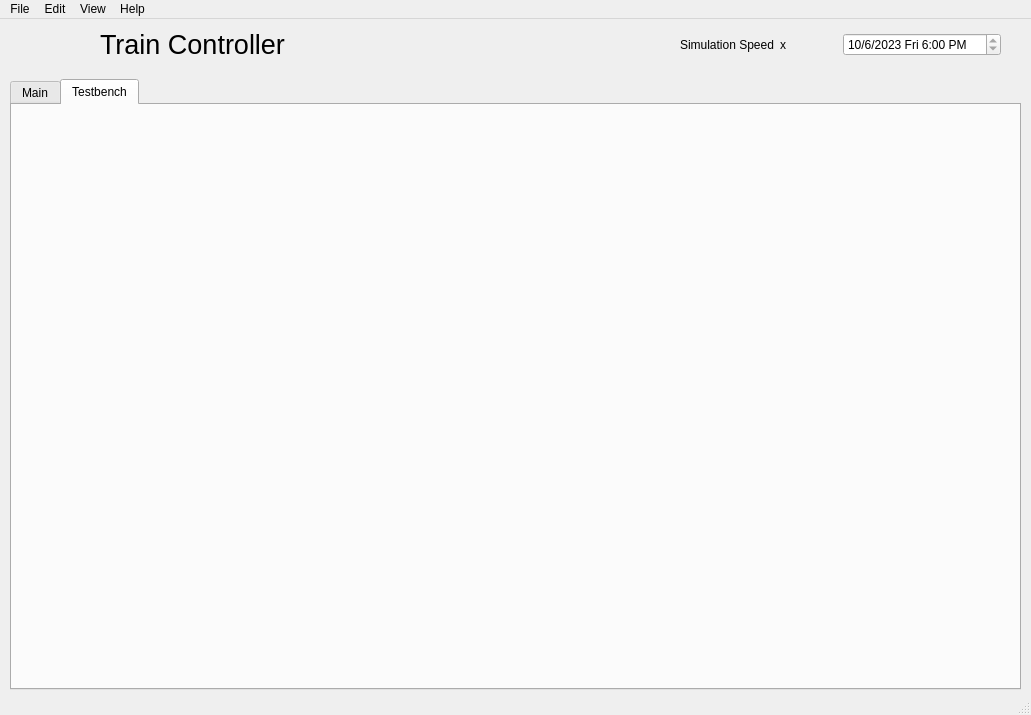
<?xml version="1.0" encoding="UTF-8"?>
<ui version="4.0">
 <class>MainWindow</class>
 <widget class="QMainWindow" name="MainWindow">
  <property name="geometry">
   <rect>
    <x>0</x>
    <y>0</y>
    <width>1031</width>
    <height>715</height>
   </rect>
  </property>
  <property name="windowTitle">
   <string>MainWindow</string>
  </property>
  <property name="autoFillBackground">
   <bool>true</bool>
  </property>
  <widget class="QWidget" name="centralwidget">
   <widget class="QWidget" name="horizontalLayoutWidget_2">
    <property name="geometry">
     <rect>
      <x>680</x>
      <y>10</y>
      <width>321</width>
      <height>31</height>
     </rect>
    </property>
    <layout class="QHBoxLayout" name="time_control">
     <item>
      <widget class="QLabel" name="simulation_speed_txt">
       <property name="text">
        <string>Simulation Speed</string>
       </property>
      </widget>
     </item>
     <item>
      <widget class="QLabel" name="simulation_speed_display">
       <property name="text">
        <string>x</string>
       </property>
      </widget>
     </item>
     <item>
      <spacer name="horizontalSpacer">
       <property name="orientation">
        <enum>Qt::Horizontal</enum>
       </property>
       <property name="sizeHint" stdset="0">
        <size>
         <width>40</width>
         <height>20</height>
        </size>
       </property>
      </spacer>
     </item>
     <item>
      <widget class="QDateTimeEdit" name="date_time_display">
       <property name="wrapping">
        <bool>false</bool>
       </property>
       <property name="readOnly">
        <bool>true</bool>
       </property>
       <property name="date">
        <date>
         <year>2023</year>
         <month>10</month>
         <day>6</day>
        </date>
       </property>
       <property name="time">
        <time>
         <hour>18</hour>
         <minute>0</minute>
         <second>0</second>
        </time>
       </property>
       <property name="displayFormat">
        <string>M/d/yyyy ddd h:mm AP</string>
       </property>
      </widget>
     </item>
    </layout>
   </widget>
   <widget class="QLabel" name="title_txt">
    <property name="geometry">
     <rect>
      <x>100</x>
      <y>0</y>
      <width>211</width>
      <height>51</height>
     </rect>
    </property>
    <property name="font">
     <font>
      <pointsize>20</pointsize>
     </font>
    </property>
    <property name="text">
     <string>Train Controller</string>
    </property>
   </widget>
   <widget class="QTabWidget" name="tabWidget">
    <property name="geometry">
     <rect>
      <x>10</x>
      <y>60</y>
      <width>1011</width>
      <height>611</height>
     </rect>
    </property>
    <property name="minimumSize">
     <size>
      <width>0</width>
      <height>0</height>
     </size>
    </property>
    <property name="currentIndex">
     <number>1</number>
    </property>
    <widget class="QWidget" name="main">
     <attribute name="title">
      <string>Main</string>
     </attribute>
     <widget class="QGroupBox" name="drive_ctrl_box">
      <property name="geometry">
       <rect>
        <x>20</x>
        <y>60</y>
        <width>461</width>
        <height>131</height>
       </rect>
      </property>
      <property name="title">
       <string>Driver Control</string>
      </property>
      <widget class="QLCDNumber" name="current_speed_display">
       <property name="geometry">
        <rect>
         <x>120</x>
         <y>30</y>
         <width>64</width>
         <height>23</height>
        </rect>
       </property>
      </widget>
      <widget class="QLCDNumber" name="input_speed_display">
       <property name="geometry">
        <rect>
         <x>350</x>
         <y>30</y>
         <width>64</width>
         <height>23</height>
        </rect>
       </property>
      </widget>
      <widget class="QLCDNumber" name="speed">
       <property name="geometry">
        <rect>
         <x>120</x>
         <y>90</y>
         <width>64</width>
         <height>23</height>
        </rect>
       </property>
      </widget>
      <widget class="QLCDNumber" name="suggested_speed_display">
       <property name="geometry">
        <rect>
         <x>350</x>
         <y>90</y>
         <width>64</width>
         <height>23</height>
        </rect>
       </property>
      </widget>
      <widget class="QSlider" name="input_speed_slider">
       <property name="geometry">
        <rect>
         <x>250</x>
         <y>60</y>
         <width>151</width>
         <height>22</height>
        </rect>
       </property>
       <property name="minimum">
        <number>1</number>
       </property>
       <property name="maximum">
        <number>24</number>
       </property>
       <property name="pageStep">
        <number>8</number>
       </property>
       <property name="sliderPosition">
        <number>1</number>
       </property>
       <property name="orientation">
        <enum>Qt::Horizontal</enum>
       </property>
       <property name="invertedAppearance">
        <bool>false</bool>
       </property>
       <property name="tickPosition">
        <enum>QSlider::TicksBelow</enum>
       </property>
       <property name="tickInterval">
        <number>3</number>
       </property>
      </widget>
      <widget class="QTextBrowser" name="current_speed_txt">
       <property name="geometry">
        <rect>
         <x>10</x>
         <y>30</y>
         <width>111</width>
         <height>27</height>
        </rect>
       </property>
       <property name="html">
        <string>&lt;!DOCTYPE HTML PUBLIC &quot;-//W3C//DTD HTML 4.0//EN&quot; &quot;http://www.w3.org/TR/REC-html40/strict.dtd&quot;&gt;
&lt;html&gt;&lt;head&gt;&lt;meta name=&quot;qrichtext&quot; content=&quot;1&quot; /&gt;&lt;style type=&quot;text/css&quot;&gt;
p, li { white-space: pre-wrap; }
&lt;/style&gt;&lt;/head&gt;&lt;body style=&quot; font-family:'MS Shell Dlg 2'; font-size:7.8pt; font-weight:400; font-style:normal;&quot;&gt;
&lt;p align=&quot;center&quot; style=&quot; margin-top:0px; margin-bottom:0px; margin-left:0px; margin-right:0px; -qt-block-indent:0; text-indent:0px;&quot;&gt;&lt;span style=&quot; font-size:10pt; font-weight:696;&quot;&gt;Current Speed&lt;/span&gt;&lt;/p&gt;&lt;/body&gt;&lt;/html&gt;</string>
       </property>
      </widget>
      <widget class="QTextBrowser" name="speed_limit_txt">
       <property name="geometry">
        <rect>
         <x>10</x>
         <y>90</y>
         <width>111</width>
         <height>26</height>
        </rect>
       </property>
       <property name="html">
        <string>&lt;!DOCTYPE HTML PUBLIC &quot;-//W3C//DTD HTML 4.0//EN&quot; &quot;http://www.w3.org/TR/REC-html40/strict.dtd&quot;&gt;
&lt;html&gt;&lt;head&gt;&lt;meta name=&quot;qrichtext&quot; content=&quot;1&quot; /&gt;&lt;style type=&quot;text/css&quot;&gt;
p, li { white-space: pre-wrap; }
&lt;/style&gt;&lt;/head&gt;&lt;body style=&quot; font-family:'MS Shell Dlg 2'; font-size:7.8pt; font-weight:400; font-style:normal;&quot;&gt;
&lt;p align=&quot;center&quot; style=&quot; margin-top:0px; margin-bottom:0px; margin-left:0px; margin-right:0px; -qt-block-indent:0; text-indent:0px;&quot;&gt;&lt;span style=&quot; font-size:10pt; font-weight:696;&quot;&gt;Speed Limit&lt;/span&gt;&lt;/p&gt;&lt;/body&gt;&lt;/html&gt;</string>
       </property>
      </widget>
      <widget class="QTextBrowser" name="input_speed_txt">
       <property name="geometry">
        <rect>
         <x>230</x>
         <y>30</y>
         <width>121</width>
         <height>27</height>
        </rect>
       </property>
       <property name="html">
        <string>&lt;!DOCTYPE HTML PUBLIC &quot;-//W3C//DTD HTML 4.0//EN&quot; &quot;http://www.w3.org/TR/REC-html40/strict.dtd&quot;&gt;
&lt;html&gt;&lt;head&gt;&lt;meta name=&quot;qrichtext&quot; content=&quot;1&quot; /&gt;&lt;style type=&quot;text/css&quot;&gt;
p, li { white-space: pre-wrap; }
&lt;/style&gt;&lt;/head&gt;&lt;body style=&quot; font-family:'MS Shell Dlg 2'; font-size:7.8pt; font-weight:400; font-style:normal;&quot;&gt;
&lt;p align=&quot;center&quot; style=&quot; margin-top:0px; margin-bottom:0px; margin-left:0px; margin-right:0px; -qt-block-indent:0; text-indent:0px;&quot;&gt;&lt;span style=&quot; font-size:10pt; font-weight:696;&quot;&gt;Input Speed&lt;/span&gt;&lt;/p&gt;&lt;/body&gt;&lt;/html&gt;</string>
       </property>
      </widget>
      <widget class="QTextBrowser" name="suggested_speed_txt">
       <property name="geometry">
        <rect>
         <x>230</x>
         <y>90</y>
         <width>121</width>
         <height>27</height>
        </rect>
       </property>
       <property name="html">
        <string>&lt;!DOCTYPE HTML PUBLIC &quot;-//W3C//DTD HTML 4.0//EN&quot; &quot;http://www.w3.org/TR/REC-html40/strict.dtd&quot;&gt;
&lt;html&gt;&lt;head&gt;&lt;meta name=&quot;qrichtext&quot; content=&quot;1&quot; /&gt;&lt;style type=&quot;text/css&quot;&gt;
p, li { white-space: pre-wrap; }
&lt;/style&gt;&lt;/head&gt;&lt;body style=&quot; font-family:'MS Shell Dlg 2'; font-size:7.8pt; font-weight:400; font-style:normal;&quot;&gt;
&lt;p align=&quot;center&quot; style=&quot; margin-top:0px; margin-bottom:0px; margin-left:0px; margin-right:0px; -qt-block-indent:0; text-indent:0px;&quot;&gt;&lt;span style=&quot; font-size:9pt; font-weight:696;&quot;&gt;Suggested Speed&lt;/span&gt;&lt;/p&gt;&lt;/body&gt;&lt;/html&gt;</string>
       </property>
      </widget>
      <widget class="QLabel" name="mph_txt_3">
       <property name="geometry">
        <rect>
         <x>190</x>
         <y>90</y>
         <width>31</width>
         <height>21</height>
        </rect>
       </property>
       <property name="font">
        <font>
         <pointsize>11</pointsize>
        </font>
       </property>
       <property name="text">
        <string>mph</string>
       </property>
      </widget>
      <widget class="QLabel" name="mph_txt_1">
       <property name="geometry">
        <rect>
         <x>190</x>
         <y>30</y>
         <width>31</width>
         <height>21</height>
        </rect>
       </property>
       <property name="font">
        <font>
         <pointsize>11</pointsize>
        </font>
       </property>
       <property name="text">
        <string>mph</string>
       </property>
      </widget>
      <widget class="QLabel" name="mph_txt_4">
       <property name="geometry">
        <rect>
         <x>420</x>
         <y>90</y>
         <width>31</width>
         <height>21</height>
        </rect>
       </property>
       <property name="font">
        <font>
         <pointsize>11</pointsize>
        </font>
       </property>
       <property name="text">
        <string>mph</string>
       </property>
      </widget>
      <widget class="QLabel" name="mph_txt_2">
       <property name="geometry">
        <rect>
         <x>420</x>
         <y>30</y>
         <width>31</width>
         <height>21</height>
        </rect>
       </property>
       <property name="font">
        <font>
         <pointsize>11</pointsize>
        </font>
       </property>
       <property name="text">
        <string>mph</string>
       </property>
      </widget>
     </widget>
     <widget class="QGroupBox" name="brake_box">
      <property name="geometry">
       <rect>
        <x>500</x>
        <y>300</y>
        <width>491</width>
        <height>271</height>
       </rect>
      </property>
      <property name="title">
       <string>Brakes</string>
      </property>
      <widget class="QPushButton" name="e_brake_button">
       <property name="geometry">
        <rect>
         <x>10</x>
         <y>110</y>
         <width>431</width>
         <height>71</height>
        </rect>
       </property>
       <property name="font">
        <font>
         <pointsize>27</pointsize>
         <weight>75</weight>
         <bold>true</bold>
         <underline>false</underline>
         <strikeout>false</strikeout>
         <kerning>true</kerning>
        </font>
       </property>
       <property name="autoFillBackground">
        <bool>true</bool>
       </property>
       <property name="text">
        <string>Emergency Brake</string>
       </property>
      </widget>
      <widget class="QTextBrowser" name="s_brake_txt_2">
       <property name="geometry">
        <rect>
         <x>10</x>
         <y>190</y>
         <width>431</width>
         <height>41</height>
        </rect>
       </property>
       <property name="font">
        <font>
         <pointsize>6</pointsize>
        </font>
       </property>
       <property name="html">
        <string>&lt;!DOCTYPE HTML PUBLIC &quot;-//W3C//DTD HTML 4.0//EN&quot; &quot;http://www.w3.org/TR/REC-html40/strict.dtd&quot;&gt;
&lt;html&gt;&lt;head&gt;&lt;meta name=&quot;qrichtext&quot; content=&quot;1&quot; /&gt;&lt;style type=&quot;text/css&quot;&gt;
p, li { white-space: pre-wrap; }
&lt;/style&gt;&lt;/head&gt;&lt;body style=&quot; font-family:'MS Shell Dlg 2'; font-size:6pt; font-weight:400; font-style:normal;&quot;&gt;
&lt;p align=&quot;center&quot; style=&quot; margin-top:0px; margin-bottom:0px; margin-left:0px; margin-right:0px; -qt-block-indent:0; text-indent:0px;&quot;&gt;&lt;span style=&quot; font-size:18pt; font-weight:600; color:#ffaa00;&quot;&gt;Service Brake&lt;/span&gt;&lt;/p&gt;&lt;/body&gt;&lt;/html&gt;</string>
       </property>
      </widget>
      <widget class="QGroupBox" name="engage_box">
       <property name="geometry">
        <rect>
         <x>10</x>
         <y>20</y>
         <width>431</width>
         <height>91</height>
        </rect>
       </property>
       <property name="title">
        <string>Engagement</string>
       </property>
       <widget class="QTextBrowser" name="s_brake_txt">
        <property name="geometry">
         <rect>
          <x>10</x>
          <y>53</y>
          <width>229</width>
          <height>26</height>
         </rect>
        </property>
        <property name="html">
         <string>&lt;!DOCTYPE HTML PUBLIC &quot;-//W3C//DTD HTML 4.0//EN&quot; &quot;http://www.w3.org/TR/REC-html40/strict.dtd&quot;&gt;
&lt;html&gt;&lt;head&gt;&lt;meta name=&quot;qrichtext&quot; content=&quot;1&quot; /&gt;&lt;style type=&quot;text/css&quot;&gt;
p, li { white-space: pre-wrap; }
&lt;/style&gt;&lt;/head&gt;&lt;body style=&quot; font-family:'MS Shell Dlg 2'; font-size:7.8pt; font-weight:400; font-style:normal;&quot;&gt;
&lt;p align=&quot;center&quot; style=&quot; margin-top:0px; margin-bottom:0px; margin-left:0px; margin-right:0px; -qt-block-indent:0; text-indent:0px;&quot;&gt;&lt;span style=&quot; font-size:10pt; font-weight:696;&quot;&gt;Serivice Brake&lt;/span&gt;&lt;/p&gt;&lt;/body&gt;&lt;/html&gt;</string>
        </property>
       </widget>
       <widget class="QTextBrowser" name="e_brake_txt">
        <property name="geometry">
         <rect>
          <x>10</x>
          <y>20</y>
          <width>229</width>
          <height>27</height>
         </rect>
        </property>
        <property name="html">
         <string>&lt;!DOCTYPE HTML PUBLIC &quot;-//W3C//DTD HTML 4.0//EN&quot; &quot;http://www.w3.org/TR/REC-html40/strict.dtd&quot;&gt;
&lt;html&gt;&lt;head&gt;&lt;meta name=&quot;qrichtext&quot; content=&quot;1&quot; /&gt;&lt;style type=&quot;text/css&quot;&gt;
p, li { white-space: pre-wrap; }
&lt;/style&gt;&lt;/head&gt;&lt;body style=&quot; font-family:'MS Shell Dlg 2'; font-size:7.8pt; font-weight:400; font-style:normal;&quot;&gt;
&lt;p align=&quot;center&quot; style=&quot; margin-top:0px; margin-bottom:0px; margin-left:0px; margin-right:0px; -qt-block-indent:0; text-indent:0px;&quot;&gt;&lt;span style=&quot; font-size:9pt; font-weight:696;&quot;&gt;Emergency Brake&lt;/span&gt;&lt;/p&gt;&lt;/body&gt;&lt;/html&gt;</string>
        </property>
       </widget>
       <widget class="QLabel" name="s_label_display">
        <property name="geometry">
         <rect>
          <x>280</x>
          <y>50</y>
          <width>87</width>
          <height>21</height>
         </rect>
        </property>
        <property name="font">
         <font>
          <pointsize>12</pointsize>
         </font>
        </property>
        <property name="text">
         <string>Disengaged</string>
        </property>
       </widget>
       <widget class="QLabel" name="e_label_display">
        <property name="geometry">
         <rect>
          <x>280</x>
          <y>23</y>
          <width>87</width>
          <height>20</height>
         </rect>
        </property>
        <property name="font">
         <font>
          <pointsize>12</pointsize>
         </font>
        </property>
        <property name="text">
         <string>Disengaged</string>
        </property>
       </widget>
      </widget>
      <widget class="QSlider" name="s_slider">
       <property name="geometry">
        <rect>
         <x>40</x>
         <y>240</y>
         <width>371</width>
         <height>22</height>
        </rect>
       </property>
       <property name="minimum">
        <number>1</number>
       </property>
       <property name="maximum">
        <number>24</number>
       </property>
       <property name="pageStep">
        <number>8</number>
       </property>
       <property name="sliderPosition">
        <number>1</number>
       </property>
       <property name="orientation">
        <enum>Qt::Horizontal</enum>
       </property>
       <property name="invertedAppearance">
        <bool>false</bool>
       </property>
       <property name="tickPosition">
        <enum>QSlider::TicksBelow</enum>
       </property>
       <property name="tickInterval">
        <number>3</number>
       </property>
      </widget>
     </widget>
     <widget class="QGroupBox" name="engineer_box">
      <property name="geometry">
       <rect>
        <x>750</x>
        <y>60</y>
        <width>241</width>
        <height>231</height>
       </rect>
      </property>
      <property name="title">
       <string>Engineer Control</string>
      </property>
      <widget class="QLCDNumber" name="used_power_display">
       <property name="geometry">
        <rect>
         <x>160</x>
         <y>20</y>
         <width>64</width>
         <height>23</height>
        </rect>
       </property>
      </widget>
      <widget class="QTextBrowser" name="used_power_txt">
       <property name="geometry">
        <rect>
         <x>10</x>
         <y>20</y>
         <width>101</width>
         <height>31</height>
        </rect>
       </property>
       <property name="html">
        <string>&lt;!DOCTYPE HTML PUBLIC &quot;-//W3C//DTD HTML 4.0//EN&quot; &quot;http://www.w3.org/TR/REC-html40/strict.dtd&quot;&gt;
&lt;html&gt;&lt;head&gt;&lt;meta name=&quot;qrichtext&quot; content=&quot;1&quot; /&gt;&lt;style type=&quot;text/css&quot;&gt;
p, li { white-space: pre-wrap; }
&lt;/style&gt;&lt;/head&gt;&lt;body style=&quot; font-family:'MS Shell Dlg 2'; font-size:7.8pt; font-weight:400; font-style:normal;&quot;&gt;
&lt;p align=&quot;center&quot; style=&quot; margin-top:0px; margin-bottom:0px; margin-left:0px; margin-right:0px; -qt-block-indent:0; text-indent:0px;&quot;&gt;&lt;span style=&quot; font-size:11pt; font-weight:696;&quot;&gt;Used Power&lt;/span&gt;&lt;/p&gt;&lt;/body&gt;&lt;/html&gt;</string>
       </property>
      </widget>
      <widget class="QTextBrowser" name="kp_txt">
       <property name="geometry">
        <rect>
         <x>10</x>
         <y>100</y>
         <width>101</width>
         <height>31</height>
        </rect>
       </property>
       <property name="html">
        <string>&lt;!DOCTYPE HTML PUBLIC &quot;-//W3C//DTD HTML 4.0//EN&quot; &quot;http://www.w3.org/TR/REC-html40/strict.dtd&quot;&gt;
&lt;html&gt;&lt;head&gt;&lt;meta name=&quot;qrichtext&quot; content=&quot;1&quot; /&gt;&lt;style type=&quot;text/css&quot;&gt;
p, li { white-space: pre-wrap; }
&lt;/style&gt;&lt;/head&gt;&lt;body style=&quot; font-family:'MS Shell Dlg 2'; font-size:7.8pt; font-weight:400; font-style:normal;&quot;&gt;
&lt;p align=&quot;center&quot; style=&quot; margin-top:0px; margin-bottom:0px; margin-left:0px; margin-right:0px; -qt-block-indent:0; text-indent:0px;&quot;&gt;&lt;span style=&quot; font-size:12pt; font-weight:696;&quot;&gt;Kp&lt;/span&gt;&lt;/p&gt;&lt;/body&gt;&lt;/html&gt;</string>
       </property>
      </widget>
      <widget class="QLCDNumber" name="kp_display">
       <property name="geometry">
        <rect>
         <x>160</x>
         <y>100</y>
         <width>64</width>
         <height>23</height>
        </rect>
       </property>
      </widget>
      <widget class="QLCDNumber" name="ki_display">
       <property name="geometry">
        <rect>
         <x>160</x>
         <y>170</y>
         <width>64</width>
         <height>23</height>
        </rect>
       </property>
      </widget>
      <widget class="QSlider" name="ki_slider">
       <property name="geometry">
        <rect>
         <x>50</x>
         <y>200</y>
         <width>151</width>
         <height>22</height>
        </rect>
       </property>
       <property name="minimum">
        <number>1</number>
       </property>
       <property name="maximum">
        <number>24</number>
       </property>
       <property name="pageStep">
        <number>8</number>
       </property>
       <property name="sliderPosition">
        <number>1</number>
       </property>
       <property name="orientation">
        <enum>Qt::Horizontal</enum>
       </property>
       <property name="invertedAppearance">
        <bool>false</bool>
       </property>
       <property name="tickPosition">
        <enum>QSlider::TicksBelow</enum>
       </property>
       <property name="tickInterval">
        <number>3</number>
       </property>
      </widget>
      <widget class="QSlider" name="kp_slider">
       <property name="geometry">
        <rect>
         <x>50</x>
         <y>140</y>
         <width>151</width>
         <height>22</height>
        </rect>
       </property>
       <property name="minimum">
        <number>1</number>
       </property>
       <property name="maximum">
        <number>24</number>
       </property>
       <property name="pageStep">
        <number>8</number>
       </property>
       <property name="sliderPosition">
        <number>1</number>
       </property>
       <property name="orientation">
        <enum>Qt::Horizontal</enum>
       </property>
       <property name="invertedAppearance">
        <bool>false</bool>
       </property>
       <property name="tickPosition">
        <enum>QSlider::TicksBelow</enum>
       </property>
       <property name="tickInterval">
        <number>3</number>
       </property>
      </widget>
      <widget class="QTextBrowser" name="ki_txt_2">
       <property name="geometry">
        <rect>
         <x>10</x>
         <y>170</y>
         <width>101</width>
         <height>31</height>
        </rect>
       </property>
       <property name="html">
        <string>&lt;!DOCTYPE HTML PUBLIC &quot;-//W3C//DTD HTML 4.0//EN&quot; &quot;http://www.w3.org/TR/REC-html40/strict.dtd&quot;&gt;
&lt;html&gt;&lt;head&gt;&lt;meta name=&quot;qrichtext&quot; content=&quot;1&quot; /&gt;&lt;style type=&quot;text/css&quot;&gt;
p, li { white-space: pre-wrap; }
&lt;/style&gt;&lt;/head&gt;&lt;body style=&quot; font-family:'MS Shell Dlg 2'; font-size:7.8pt; font-weight:400; font-style:normal;&quot;&gt;
&lt;p align=&quot;center&quot; style=&quot; margin-top:0px; margin-bottom:0px; margin-left:0px; margin-right:0px; -qt-block-indent:0; text-indent:0px;&quot;&gt;&lt;span style=&quot; font-size:12pt; font-weight:696;&quot;&gt;Ki&lt;/span&gt;&lt;/p&gt;&lt;/body&gt;&lt;/html&gt;</string>
       </property>
      </widget>
      <widget class="QTextBrowser" name="power_txt">
       <property name="geometry">
        <rect>
         <x>10</x>
         <y>60</y>
         <width>101</width>
         <height>31</height>
        </rect>
       </property>
       <property name="html">
        <string>&lt;!DOCTYPE HTML PUBLIC &quot;-//W3C//DTD HTML 4.0//EN&quot; &quot;http://www.w3.org/TR/REC-html40/strict.dtd&quot;&gt;
&lt;html&gt;&lt;head&gt;&lt;meta name=&quot;qrichtext&quot; content=&quot;1&quot; /&gt;&lt;style type=&quot;text/css&quot;&gt;
p, li { white-space: pre-wrap; }
&lt;/style&gt;&lt;/head&gt;&lt;body style=&quot; font-family:'MS Shell Dlg 2'; font-size:7.8pt; font-weight:400; font-style:normal;&quot;&gt;
&lt;p align=&quot;center&quot; style=&quot; margin-top:0px; margin-bottom:0px; margin-left:0px; margin-right:0px; -qt-block-indent:0; text-indent:0px;&quot;&gt;&lt;span style=&quot; font-size:11pt; font-weight:696;&quot;&gt;Power Level&lt;/span&gt;&lt;/p&gt;&lt;/body&gt;&lt;/html&gt;</string>
       </property>
      </widget>
      <widget class="QLCDNumber" name="power_display">
       <property name="geometry">
        <rect>
         <x>160</x>
         <y>60</y>
         <width>64</width>
         <height>23</height>
        </rect>
       </property>
      </widget>
     </widget>
     <widget class="QGroupBox" name="door_box">
      <property name="geometry">
       <rect>
        <x>20</x>
        <y>370</y>
        <width>231</width>
        <height>91</height>
       </rect>
      </property>
      <property name="title">
       <string>Doors</string>
      </property>
      <widget class="QTextBrowser" name="right_txt">
       <property name="geometry">
        <rect>
         <x>10</x>
         <y>50</y>
         <width>77</width>
         <height>25</height>
        </rect>
       </property>
       <property name="html">
        <string>&lt;!DOCTYPE HTML PUBLIC &quot;-//W3C//DTD HTML 4.0//EN&quot; &quot;http://www.w3.org/TR/REC-html40/strict.dtd&quot;&gt;
&lt;html&gt;&lt;head&gt;&lt;meta name=&quot;qrichtext&quot; content=&quot;1&quot; /&gt;&lt;style type=&quot;text/css&quot;&gt;
p, li { white-space: pre-wrap; }
&lt;/style&gt;&lt;/head&gt;&lt;body style=&quot; font-family:'MS Shell Dlg 2'; font-size:7.8pt; font-weight:400; font-style:normal;&quot;&gt;
&lt;p align=&quot;center&quot; style=&quot; margin-top:0px; margin-bottom:0px; margin-left:0px; margin-right:0px; -qt-block-indent:0; text-indent:0px;&quot;&gt;&lt;span style=&quot; font-size:8.25pt; font-weight:696;&quot;&gt;Right&lt;/span&gt;&lt;/p&gt;&lt;/body&gt;&lt;/html&gt;</string>
       </property>
      </widget>
      <widget class="QTextBrowser" name="left_txt">
       <property name="geometry">
        <rect>
         <x>10</x>
         <y>20</y>
         <width>77</width>
         <height>26</height>
        </rect>
       </property>
       <property name="font">
        <font>
         <pointsize>11</pointsize>
         <weight>75</weight>
         <bold>true</bold>
        </font>
       </property>
       <property name="html">
        <string>&lt;!DOCTYPE HTML PUBLIC &quot;-//W3C//DTD HTML 4.0//EN&quot; &quot;http://www.w3.org/TR/REC-html40/strict.dtd&quot;&gt;
&lt;html&gt;&lt;head&gt;&lt;meta name=&quot;qrichtext&quot; content=&quot;1&quot; /&gt;&lt;style type=&quot;text/css&quot;&gt;
p, li { white-space: pre-wrap; }
&lt;/style&gt;&lt;/head&gt;&lt;body style=&quot; font-family:'MS Shell Dlg 2'; font-size:11pt; font-weight:600; font-style:normal;&quot;&gt;
&lt;p align=&quot;center&quot; style=&quot; margin-top:0px; margin-bottom:0px; margin-left:0px; margin-right:0px; -qt-block-indent:0; text-indent:0px;&quot;&gt;&lt;span style=&quot; font-family:'Segoe UI'; font-size:9pt; font-weight:696;&quot;&gt;Left&lt;/span&gt;&lt;/p&gt;&lt;/body&gt;&lt;/html&gt;</string>
       </property>
      </widget>
      <widget class="QPushButton" name="left_button">
       <property name="geometry">
        <rect>
         <x>120</x>
         <y>20</y>
         <width>107</width>
         <height>24</height>
        </rect>
       </property>
       <property name="text">
        <string>Open</string>
       </property>
      </widget>
      <widget class="QPushButton" name="right_button">
       <property name="geometry">
        <rect>
         <x>120</x>
         <y>51</y>
         <width>107</width>
         <height>24</height>
        </rect>
       </property>
       <property name="text">
        <string>Open</string>
       </property>
      </widget>
     </widget>
     <widget class="QGroupBox" name="light_box">
      <property name="geometry">
       <rect>
        <x>20</x>
        <y>460</y>
        <width>231</width>
        <height>111</height>
       </rect>
      </property>
      <property name="title">
       <string>Lights</string>
      </property>
      <widget class="QPushButton" name="interior_button">
       <property name="geometry">
        <rect>
         <x>120</x>
         <y>19</y>
         <width>107</width>
         <height>24</height>
        </rect>
       </property>
       <property name="text">
        <string>On</string>
       </property>
      </widget>
      <widget class="QPushButton" name="exterior_button">
       <property name="geometry">
        <rect>
         <x>120</x>
         <y>50</y>
         <width>107</width>
         <height>24</height>
        </rect>
       </property>
       <property name="text">
        <string>On</string>
       </property>
      </widget>
      <widget class="QCheckBox" name="tunnel_display">
       <property name="geometry">
        <rect>
         <x>40</x>
         <y>80</y>
         <width>111</width>
         <height>21</height>
        </rect>
       </property>
       <property name="font">
        <font>
         <pointsize>12</pointsize>
        </font>
       </property>
       <property name="text">
        <string>Tunnel</string>
       </property>
      </widget>
     </widget>
     <widget class="QGroupBox" name="fault_box">
      <property name="geometry">
       <rect>
        <x>500</x>
        <y>60</y>
        <width>241</width>
        <height>231</height>
       </rect>
      </property>
      <property name="title">
       <string>Faults</string>
      </property>
      <widget class="QTextBrowser" name="signal_txt">
       <property name="geometry">
        <rect>
         <x>20</x>
         <y>30</y>
         <width>111</width>
         <height>52</height>
        </rect>
       </property>
       <property name="html">
        <string>&lt;!DOCTYPE HTML PUBLIC &quot;-//W3C//DTD HTML 4.0//EN&quot; &quot;http://www.w3.org/TR/REC-html40/strict.dtd&quot;&gt;
&lt;html&gt;&lt;head&gt;&lt;meta name=&quot;qrichtext&quot; content=&quot;1&quot; /&gt;&lt;style type=&quot;text/css&quot;&gt;
p, li { white-space: pre-wrap; }
&lt;/style&gt;&lt;/head&gt;&lt;body style=&quot; font-family:'MS Shell Dlg 2'; font-size:7.8pt; font-weight:400; font-style:normal;&quot;&gt;
&lt;p align=&quot;center&quot; style=&quot; margin-top:0px; margin-bottom:0px; margin-left:0px; margin-right:0px; -qt-block-indent:0; text-indent:0px;&quot;&gt;&lt;span style=&quot; font-size:12pt; font-weight:600;&quot;&gt;Signal Pick Up Failure&lt;/span&gt;&lt;/p&gt;&lt;/body&gt;&lt;/html&gt;</string>
       </property>
      </widget>
      <widget class="QTextBrowser" name="engine_txt">
       <property name="geometry">
        <rect>
         <x>20</x>
         <y>100</y>
         <width>111</width>
         <height>52</height>
        </rect>
       </property>
       <property name="html">
        <string>&lt;!DOCTYPE HTML PUBLIC &quot;-//W3C//DTD HTML 4.0//EN&quot; &quot;http://www.w3.org/TR/REC-html40/strict.dtd&quot;&gt;
&lt;html&gt;&lt;head&gt;&lt;meta name=&quot;qrichtext&quot; content=&quot;1&quot; /&gt;&lt;style type=&quot;text/css&quot;&gt;
p, li { white-space: pre-wrap; }
&lt;/style&gt;&lt;/head&gt;&lt;body style=&quot; font-family:'MS Shell Dlg 2'; font-size:7.8pt; font-weight:400; font-style:normal;&quot;&gt;
&lt;p align=&quot;center&quot; style=&quot; margin-top:0px; margin-bottom:0px; margin-left:0px; margin-right:0px; -qt-block-indent:0; text-indent:0px;&quot;&gt;&lt;span style=&quot; font-size:11pt; font-weight:600;&quot;&gt;Train Engine Failure&lt;/span&gt;&lt;/p&gt;&lt;/body&gt;&lt;/html&gt;</string>
       </property>
      </widget>
      <widget class="QTextBrowser" name="brake_fail_txt">
       <property name="geometry">
        <rect>
         <x>20</x>
         <y>170</y>
         <width>111</width>
         <height>52</height>
        </rect>
       </property>
       <property name="html">
        <string>&lt;!DOCTYPE HTML PUBLIC &quot;-//W3C//DTD HTML 4.0//EN&quot; &quot;http://www.w3.org/TR/REC-html40/strict.dtd&quot;&gt;
&lt;html&gt;&lt;head&gt;&lt;meta name=&quot;qrichtext&quot; content=&quot;1&quot; /&gt;&lt;style type=&quot;text/css&quot;&gt;
p, li { white-space: pre-wrap; }
&lt;/style&gt;&lt;/head&gt;&lt;body style=&quot; font-family:'MS Shell Dlg 2'; font-size:7.8pt; font-weight:400; font-style:normal;&quot;&gt;
&lt;p align=&quot;center&quot; style=&quot;-qt-paragraph-type:empty; margin-top:0px; margin-bottom:0px; margin-left:0px; margin-right:0px; -qt-block-indent:0; text-indent:0px; font-size:8.25pt;&quot;&gt;&lt;br /&gt;&lt;/p&gt;
&lt;p align=&quot;center&quot; style=&quot; margin-top:0px; margin-bottom:0px; margin-left:0px; margin-right:0px; -qt-block-indent:0; text-indent:0px;&quot;&gt;&lt;span style=&quot; font-size:11pt; font-weight:600;&quot;&gt;Brake Failure&lt;/span&gt;&lt;/p&gt;&lt;/body&gt;&lt;/html&gt;</string>
       </property>
      </widget>
      <widget class="QLabel" name="signal_display">
       <property name="geometry">
        <rect>
         <x>160</x>
         <y>33</y>
         <width>57</width>
         <height>45</height>
        </rect>
       </property>
       <property name="font">
        <font>
         <pointsize>12</pointsize>
        </font>
       </property>
       <property name="text">
        <string>Good</string>
       </property>
      </widget>
      <widget class="QLabel" name="engine_display">
       <property name="geometry">
        <rect>
         <x>160</x>
         <y>100</y>
         <width>57</width>
         <height>45</height>
        </rect>
       </property>
       <property name="font">
        <font>
         <pointsize>12</pointsize>
        </font>
       </property>
       <property name="text">
        <string>Good</string>
       </property>
      </widget>
      <widget class="QLabel" name="brake_fault_display">
       <property name="geometry">
        <rect>
         <x>160</x>
         <y>170</y>
         <width>57</width>
         <height>45</height>
        </rect>
       </property>
       <property name="font">
        <font>
         <pointsize>12</pointsize>
        </font>
       </property>
       <property name="text">
        <string>Good</string>
       </property>
      </widget>
     </widget>
     <widget class="QTextBrowser" name="id_txt">
      <property name="geometry">
       <rect>
        <x>20</x>
        <y>20</y>
        <width>77</width>
        <height>31</height>
       </rect>
      </property>
      <property name="html">
       <string>&lt;!DOCTYPE HTML PUBLIC &quot;-//W3C//DTD HTML 4.0//EN&quot; &quot;http://www.w3.org/TR/REC-html40/strict.dtd&quot;&gt;
&lt;html&gt;&lt;head&gt;&lt;meta name=&quot;qrichtext&quot; content=&quot;1&quot; /&gt;&lt;style type=&quot;text/css&quot;&gt;
p, li { white-space: pre-wrap; }
&lt;/style&gt;&lt;/head&gt;&lt;body style=&quot; font-family:'MS Shell Dlg 2'; font-size:7.8pt; font-weight:400; font-style:normal;&quot;&gt;
&lt;p align=&quot;center&quot; style=&quot; margin-top:0px; margin-bottom:0px; margin-left:0px; margin-right:0px; -qt-block-indent:0; text-indent:0px;&quot;&gt;&lt;span style=&quot; font-family:'Segoe UI'; font-size:9pt; font-weight:696;&quot;&gt;Train ID&lt;/span&gt;&lt;/p&gt;&lt;/body&gt;&lt;/html&gt;</string>
      </property>
     </widget>
     <widget class="QScrollArea" name="id_display">
      <property name="geometry">
       <rect>
        <x>110</x>
        <y>20</y>
        <width>101</width>
        <height>31</height>
       </rect>
      </property>
      <property name="widgetResizable">
       <bool>true</bool>
      </property>
      <widget class="QWidget" name="scrollAreaWidgetContents">
       <property name="geometry">
        <rect>
         <x>0</x>
         <y>0</y>
         <width>99</width>
         <height>29</height>
        </rect>
       </property>
      </widget>
     </widget>
     <widget class="QGroupBox" name="station_box">
      <property name="geometry">
       <rect>
        <x>20</x>
        <y>200</y>
        <width>461</width>
        <height>151</height>
       </rect>
      </property>
      <property name="title">
       <string>Station Control</string>
      </property>
      <widget class="QLCDNumber" name="authority_display">
       <property name="geometry">
        <rect>
         <x>160</x>
         <y>30</y>
         <width>64</width>
         <height>23</height>
        </rect>
       </property>
      </widget>
      <widget class="QLabel" name="station_display">
       <property name="geometry">
        <rect>
         <x>10</x>
         <y>100</y>
         <width>241</width>
         <height>41</height>
        </rect>
       </property>
       <property name="font">
        <font>
         <pointsize>12</pointsize>
        </font>
       </property>
       <property name="styleSheet">
        <string notr="true"/>
       </property>
       <property name="text">
        <string>Pennsylvanian</string>
       </property>
      </widget>
      <widget class="QTextBrowser" name="location_txt">
       <property name="geometry">
        <rect>
         <x>10</x>
         <y>60</y>
         <width>241</width>
         <height>35</height>
        </rect>
       </property>
       <property name="html">
        <string>&lt;!DOCTYPE HTML PUBLIC &quot;-//W3C//DTD HTML 4.0//EN&quot; &quot;http://www.w3.org/TR/REC-html40/strict.dtd&quot;&gt;
&lt;html&gt;&lt;head&gt;&lt;meta name=&quot;qrichtext&quot; content=&quot;1&quot; /&gt;&lt;style type=&quot;text/css&quot;&gt;
p, li { white-space: pre-wrap; }
&lt;/style&gt;&lt;/head&gt;&lt;body style=&quot; font-family:'MS Shell Dlg 2'; font-size:7.8pt; font-weight:400; font-style:normal;&quot;&gt;
&lt;p align=&quot;center&quot; style=&quot; margin-top:0px; margin-bottom:0px; margin-left:0px; margin-right:0px; -qt-block-indent:0; text-indent:0px;&quot;&gt;&lt;span style=&quot; font-family:'Segoe UI'; font-size:14pt; font-weight:696;&quot;&gt;Station&lt;/span&gt;&lt;/p&gt;&lt;/body&gt;&lt;/html&gt;</string>
       </property>
      </widget>
      <widget class="QTextBrowser" name="authority_txt">
       <property name="geometry">
        <rect>
         <x>10</x>
         <y>18</y>
         <width>127</width>
         <height>36</height>
        </rect>
       </property>
       <property name="html">
        <string>&lt;!DOCTYPE HTML PUBLIC &quot;-//W3C//DTD HTML 4.0//EN&quot; &quot;http://www.w3.org/TR/REC-html40/strict.dtd&quot;&gt;
&lt;html&gt;&lt;head&gt;&lt;meta name=&quot;qrichtext&quot; content=&quot;1&quot; /&gt;&lt;style type=&quot;text/css&quot;&gt;
p, li { white-space: pre-wrap; }
&lt;/style&gt;&lt;/head&gt;&lt;body style=&quot; font-family:'MS Shell Dlg 2'; font-size:7.8pt; font-weight:400; font-style:normal;&quot;&gt;
&lt;p align=&quot;center&quot; style=&quot; margin-top:0px; margin-bottom:0px; margin-left:0px; margin-right:0px; -qt-block-indent:0; text-indent:0px;&quot;&gt;&lt;span style=&quot; font-family:'Segoe UI'; font-size:12pt; font-weight:696;&quot;&gt;Authority&lt;/span&gt;&lt;/p&gt;&lt;/body&gt;&lt;/html&gt;</string>
       </property>
      </widget>
      <widget class="QPushButton" name="station_button">
       <property name="geometry">
        <rect>
         <x>260</x>
         <y>70</y>
         <width>191</width>
         <height>71</height>
        </rect>
       </property>
       <property name="font">
        <font>
         <pointsize>12</pointsize>
         <weight>75</weight>
         <bold>true</bold>
        </font>
       </property>
       <property name="text">
        <string>Announce Stop</string>
       </property>
      </widget>
      <widget class="QLabel" name="ft_txt">
       <property name="geometry">
        <rect>
         <x>240</x>
         <y>30</y>
         <width>31</width>
         <height>21</height>
        </rect>
       </property>
       <property name="font">
        <font>
         <pointsize>11</pointsize>
        </font>
       </property>
       <property name="text">
        <string>ft</string>
       </property>
      </widget>
      <widget class="QGroupBox" name="stop_box">
       <property name="geometry">
        <rect>
         <x>260</x>
         <y>10</y>
         <width>191</width>
         <height>51</height>
        </rect>
       </property>
       <property name="title">
        <string>Output Station</string>
       </property>
       <widget class="QLabel" name="output_stop_display">
        <property name="geometry">
         <rect>
          <x>10</x>
          <y>10</y>
          <width>171</width>
          <height>31</height>
         </rect>
        </property>
        <property name="font">
         <font>
          <pointsize>10</pointsize>
         </font>
        </property>
        <property name="styleSheet">
         <string notr="true"/>
        </property>
        <property name="text">
         <string>Pennsylvanian</string>
        </property>
       </widget>
      </widget>
     </widget>
     <widget class="QTextBrowser" name="exterior_txt">
      <property name="geometry">
       <rect>
        <x>30</x>
        <y>510</y>
        <width>77</width>
        <height>25</height>
       </rect>
      </property>
      <property name="html">
       <string>&lt;!DOCTYPE HTML PUBLIC &quot;-//W3C//DTD HTML 4.0//EN&quot; &quot;http://www.w3.org/TR/REC-html40/strict.dtd&quot;&gt;
&lt;html&gt;&lt;head&gt;&lt;meta name=&quot;qrichtext&quot; content=&quot;1&quot; /&gt;&lt;style type=&quot;text/css&quot;&gt;
p, li { white-space: pre-wrap; }
&lt;/style&gt;&lt;/head&gt;&lt;body style=&quot; font-family:'MS Shell Dlg 2'; font-size:7.8pt; font-weight:400; font-style:normal;&quot;&gt;
&lt;p align=&quot;center&quot; style=&quot; margin-top:0px; margin-bottom:0px; margin-left:0px; margin-right:0px; -qt-block-indent:0; text-indent:0px;&quot;&gt;&lt;span style=&quot; font-size:9pt; font-weight:696;&quot;&gt;Exterior&lt;/span&gt;&lt;/p&gt;&lt;/body&gt;&lt;/html&gt;</string>
      </property>
     </widget>
     <widget class="QTextBrowser" name="interior_txt">
      <property name="geometry">
       <rect>
        <x>30</x>
        <y>478</y>
        <width>77</width>
        <height>26</height>
       </rect>
      </property>
      <property name="html">
       <string>&lt;!DOCTYPE HTML PUBLIC &quot;-//W3C//DTD HTML 4.0//EN&quot; &quot;http://www.w3.org/TR/REC-html40/strict.dtd&quot;&gt;
&lt;html&gt;&lt;head&gt;&lt;meta name=&quot;qrichtext&quot; content=&quot;1&quot; /&gt;&lt;style type=&quot;text/css&quot;&gt;
p, li { white-space: pre-wrap; }
&lt;/style&gt;&lt;/head&gt;&lt;body style=&quot; font-family:'MS Shell Dlg 2'; font-size:7.8pt; font-weight:400; font-style:normal;&quot;&gt;
&lt;p align=&quot;center&quot; style=&quot; margin-top:0px; margin-bottom:0px; margin-left:0px; margin-right:0px; -qt-block-indent:0; text-indent:0px;&quot;&gt;&lt;span style=&quot; font-family:'Segoe UI'; font-size:9pt; font-weight:696;&quot;&gt;Interior&lt;/span&gt;&lt;/p&gt;&lt;/body&gt;&lt;/html&gt;</string>
      </property>
     </widget>
     <widget class="QRadioButton" name="manual_button">
      <property name="geometry">
       <rect>
        <x>880</x>
        <y>20</y>
        <width>89</width>
        <height>20</height>
       </rect>
      </property>
      <property name="font">
       <font>
        <pointsize>14</pointsize>
        <weight>75</weight>
        <bold>true</bold>
       </font>
      </property>
      <property name="text">
       <string>Manual</string>
      </property>
     </widget>
     <widget class="QGroupBox" name="temp_box">
      <property name="geometry">
       <rect>
        <x>260</x>
        <y>370</y>
        <width>231</width>
        <height>201</height>
       </rect>
      </property>
      <property name="title">
       <string>Cabin Temperature</string>
      </property>
      <widget class="QLCDNumber" name="current_temp_display">
       <property name="geometry">
        <rect>
         <x>20</x>
         <y>50</y>
         <width>64</width>
         <height>23</height>
        </rect>
       </property>
      </widget>
      <widget class="QLabel" name="f_txt">
       <property name="geometry">
        <rect>
         <x>100</x>
         <y>50</y>
         <width>31</width>
         <height>21</height>
        </rect>
       </property>
       <property name="font">
        <font>
         <pointsize>12</pointsize>
        </font>
       </property>
       <property name="text">
        <string>°F</string>
       </property>
      </widget>
      <widget class="QSlider" name="temp_slider">
       <property name="geometry">
        <rect>
         <x>190</x>
         <y>30</y>
         <width>22</width>
         <height>160</height>
        </rect>
       </property>
       <property name="orientation">
        <enum>Qt::Vertical</enum>
       </property>
      </widget>
      <widget class="QLabel" name="f_txt_2">
       <property name="geometry">
        <rect>
         <x>100</x>
         <y>110</y>
         <width>31</width>
         <height>21</height>
        </rect>
       </property>
       <property name="font">
        <font>
         <pointsize>12</pointsize>
        </font>
       </property>
       <property name="text">
        <string>°F</string>
       </property>
      </widget>
      <widget class="QLCDNumber" name="set_temp_display">
       <property name="geometry">
        <rect>
         <x>20</x>
         <y>110</y>
         <width>64</width>
         <height>23</height>
        </rect>
       </property>
      </widget>
      <widget class="QTextBrowser" name="current_temp_txt">
       <property name="geometry">
        <rect>
         <x>20</x>
         <y>20</y>
         <width>151</width>
         <height>26</height>
        </rect>
       </property>
       <property name="font">
        <font>
         <pointsize>11</pointsize>
         <weight>75</weight>
         <bold>true</bold>
        </font>
       </property>
       <property name="html">
        <string>&lt;!DOCTYPE HTML PUBLIC &quot;-//W3C//DTD HTML 4.0//EN&quot; &quot;http://www.w3.org/TR/REC-html40/strict.dtd&quot;&gt;
&lt;html&gt;&lt;head&gt;&lt;meta name=&quot;qrichtext&quot; content=&quot;1&quot; /&gt;&lt;style type=&quot;text/css&quot;&gt;
p, li { white-space: pre-wrap; }
&lt;/style&gt;&lt;/head&gt;&lt;body style=&quot; font-family:'MS Shell Dlg 2'; font-size:11pt; font-weight:600; font-style:normal;&quot;&gt;
&lt;p align=&quot;center&quot; style=&quot; margin-top:0px; margin-bottom:0px; margin-left:0px; margin-right:0px; -qt-block-indent:0; text-indent:0px;&quot;&gt;&lt;span style=&quot; font-family:'Segoe UI'; font-size:10pt; font-weight:696;&quot;&gt;Current Temperature&lt;/span&gt;&lt;/p&gt;&lt;/body&gt;&lt;/html&gt;</string>
       </property>
      </widget>
      <widget class="QTextBrowser" name="set_temp_txt">
       <property name="geometry">
        <rect>
         <x>20</x>
         <y>80</y>
         <width>151</width>
         <height>26</height>
        </rect>
       </property>
       <property name="font">
        <font>
         <pointsize>11</pointsize>
         <weight>75</weight>
         <bold>true</bold>
        </font>
       </property>
       <property name="html">
        <string>&lt;!DOCTYPE HTML PUBLIC &quot;-//W3C//DTD HTML 4.0//EN&quot; &quot;http://www.w3.org/TR/REC-html40/strict.dtd&quot;&gt;
&lt;html&gt;&lt;head&gt;&lt;meta name=&quot;qrichtext&quot; content=&quot;1&quot; /&gt;&lt;style type=&quot;text/css&quot;&gt;
p, li { white-space: pre-wrap; }
&lt;/style&gt;&lt;/head&gt;&lt;body style=&quot; font-family:'MS Shell Dlg 2'; font-size:11pt; font-weight:600; font-style:normal;&quot;&gt;
&lt;p align=&quot;center&quot; style=&quot; margin-top:0px; margin-bottom:0px; margin-left:0px; margin-right:0px; -qt-block-indent:0; text-indent:0px;&quot;&gt;Set Temperature&lt;/p&gt;&lt;/body&gt;&lt;/html&gt;</string>
       </property>
      </widget>
     </widget>
    </widget>
    <widget class="QWidget" name="tab_2">
     <attribute name="title">
      <string>Testbench</string>
     </attribute>
    </widget>
   </widget>
   <zorder>tabWidget</zorder>
   <zorder>horizontalLayoutWidget_2</zorder>
   <zorder>title_txt</zorder>
  </widget>
  <widget class="QMenuBar" name="menubar">
   <property name="geometry">
    <rect>
     <x>0</x>
     <y>0</y>
     <width>1031</width>
     <height>26</height>
    </rect>
   </property>
   <widget class="QMenu" name="menuMain">
    <property name="title">
     <string>File</string>
    </property>
   </widget>
   <widget class="QMenu" name="menuTestBench">
    <property name="title">
     <string>Edit</string>
    </property>
    <addaction name="separator"/>
   </widget>
   <widget class="QMenu" name="menuView">
    <property name="title">
     <string>View</string>
    </property>
   </widget>
   <widget class="QMenu" name="menuHelp">
    <property name="title">
     <string>Help</string>
    </property>
   </widget>
   <addaction name="menuMain"/>
   <addaction name="menuTestBench"/>
   <addaction name="menuView"/>
   <addaction name="menuHelp"/>
  </widget>
  <widget class="QStatusBar" name="statusbar"/>
 </widget>
 <resources/>
 <connections/>
</ui>
